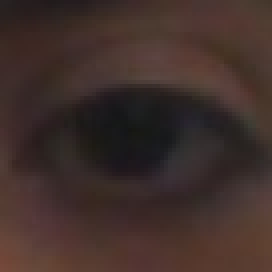
#> input picture Codes/2.jpg, 68 x 68 px, given in place of image.jpg, which was not available (shown 4 times larger)
$ python ObjectDetection_STFT.py
#> lines starting #> are read from the running program, lines starting #| are printed output that depends on the picture; pictures that were not available may be replaced by others from this repository, and a replacement may not be noted
import cv2
from scipy import fft
import numpy as np
from matplotlib import pyplot as plt
from math import sqrt,ceil
from pywt import dwt2

def nms(dets):
    thresh=0.5
    if len(dets) == 0:
        return []

    # Bounding boxes
    boxes = np.array(dets)

    # coordinates of bounding boxes
    start_x = boxes[:, 0]
    start_y = boxes[:, 1]
    end_x = boxes[:, 2]
    end_y = boxes[:, 3]
    confidence_score = boxes[:, 4]
    # Confidence scores of bounding boxes
    score = np.array(confidence_score)

    # Picked bounding boxes
    picked_boxes = []
    picked_score = []

    # Compute areas of bounding boxes
    areas = (end_x - start_x + 1) * (end_y - start_y + 1)

    # Sort by confidence score of bounding boxes
    order = np.argsort(score)[::-1]

    # Iterate bounding boxes
    while order.size > 0:
        # The index of largest confidence score
        index = order[-1]

        # Pick the bounding box with largest confidence score
        picked_boxes.append(dets[index])
        picked_score.append(confidence_score[index])

        # Compute ordinates of intersection-over-union(IOU)
        x1 = np.maximum(start_x[index], start_x[order[:-1]])
        x2 = np.minimum(end_x[index], end_x[order[:-1]])
        y1 = np.maximum(start_y[index], start_y[order[:-1]])
        y2 = np.minimum(end_y[index], end_y[order[:-1]])

        # Compute areas of intersection-over-union
        w = np.maximum(0.0, x2 - x1 + 1)
        h = np.maximum(0.0, y2 - y1 + 1)
        intersection = w * h

        # Compute the ratio between intersection and union
        ratio = intersection / (areas[index] + areas[order[:-1]] - intersection)

        left = np.where(ratio < thresh)
        order = order[left]


    return picked_boxes

def plot_portraits(image,sorted_list):
    n=ceil(sqrt(len(sorted_list)))
    n_row=n
    n_col=n
    counter=1
    plt.figure(figsize=(2.2 * n_col, 2 * n_row))
    plt.subplots_adjust(bottom=0, left=.01, right=.99, top=.90, hspace=.20)
    for i in sorted_list:
        plt.subplot(n_row, n_col, counter)
        plt.imshow(image[i[0]:i[2],i[1]:i[3]], cmap=plt.cm.gray)
        plt.title(i[4])
        plt.xticks(())
        plt.yticks(())
        counter+=1
    plt.show()


def detector(eye,normalize):
    img=cv2.imread("G:/Classical Object Detection/1.jpg",0)
    height,weight=img.shape
    dist_list=[]
    boxes=[]
    sorted_list=[]
    for k in range(-15,15,3):
        rescaled_height=int(height + (height * k/100))
        rescaled_weight=int(weight + (weight * k/100))
        resized=cv2.resize(img,(rescaled_weight,rescaled_height))
        i=1
        j=1
        while(i+64<resized.shape[0]):
            while(j+64<resized.shape[1]):
                img_croped = resized[i:i+64,j:j+64]
                img_fft=feature_extractor(img_croped,normalize)
                dist = np.linalg.norm(img_fft- eye) #euclidean distance
                '''if(i==313 and j==753):
                    sorted_list.append([i,j,i+64,j+64,dist])
                    j+=8
                    continue'''
                norm_i=int((i/resized.shape[0])*height)
                norm_j=int((j/resized.shape[1])*weight)
                dist_list.append([norm_i,norm_j,norm_i+64,norm_j+64,dist])
                j+=8
            j=1
            i+=8
        sorted_list=sorted(dist_list, key=lambda distance: distance[4])[:10]
        #plot_portraits(img,sorted_list)

        boxes+=sorted_list
        dist_list=[]
    final_boxes=nms(boxes)
    plot_portraits(img,final_boxes)


def feature_extractor(img,normalize):

    if feature_selector==1:
        img_fft=fft.fft2(img)
        img_abs=abs(img_fft)
        img_abs[0][0]=0
        if normalize:
            img_abs=(((img_abs-img_abs.min())/(img_abs.max()-img_abs.min()))*255.0)

    if feature_selector==2:
        img_DCT=fft.dct(fft.dct(img.T, norm='ortho').T, norm='ortho')
        #img_abs=abs(img_DCT)
        img_abs=img_DCT
        img_abs[0][0]=0
        if normalize:
            mx=max(abs(img_abs.min()),abs(img_abs.max()))
            img_abs=img_abs/mx
            #img_abs=(((img_abs-img_abs.min())/(img_abs.max()-img_abs.min()))*255.0)

    if feature_selector==3:
        cA, (cH, cV, cD) = dwt2(img, 'haar')
        img_abs= cA
        mx=max(abs(img_abs.min()),abs(img_abs.max()))
        img_abs=img_abs/mx
    return img_abs[:32,:32]


def rotation(degree,normalize):
    eye=cv2.imread("G:/Classical Object Detection/1.2.jpg",0)
    h,w = eye.shape
    (cX, cY) = (int(w // 2), int(h //2))
    #degreeP= npr.randint(9,15)
    MP = cv2.getRotationMatrix2D((cX, cY), degree, 1.0)
    rotated= cv2.warpAffine(eye, MP, (w, h))
    plt.figure(1)
    plt.imshow(rotated,cmap=plt.cm.gray)
    h,w = rotated.shape
    croped_eye=rotated[int(h // 2)-32:int(h // 2)+32,int(w // 2)-32:int(w // 2)+32]
    plt.figure(2)
    plt.imshow(croped_eye,cmap=plt.cm.gray)
    plt.show()
    eye_fft=feature_extractor(croped_eye,normalize)
    detector(eye_fft,normalize)

def croped_image(normalize):
#> called with normalize = True
    eye=cv2.imread("G:/Classical Object Detection/image.jpg",0)
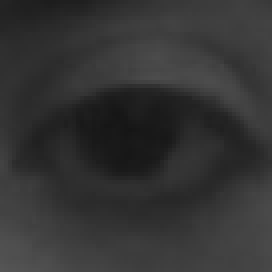
#> eye: shape (68, 68) (shown 4 times larger); min 21, max 85, mean 51.5
    eye=cv2.resize(eye,(64,64))
#> eye: shape (64, 64)
    eye_fft=feature_extractor(eye,normalize)
#> in feature_extractor, `cA, (cH, cV, cD) = dwt2(img, 'haar')`:
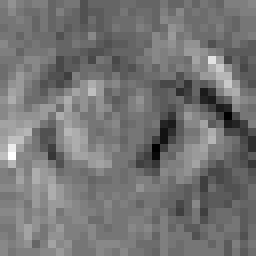
#> cV: shape (32, 32) float64 (shown 8 times larger); min -6.5, max 7.5, mean -0.0923; drawn with min black and max white
#> in feature_extractor, `cA, (cH, cV, cD) = dwt2(img, 'haar')`:
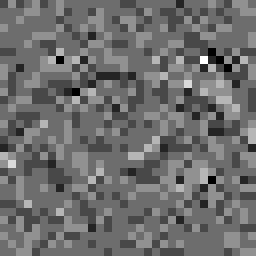
#> cD: shape (32, 32) float64 (shown 8 times larger); min -1.5, max 2, mean 0.000488; drawn with min black and max white
#> in feature_extractor, `mx=max(abs(img_abs.min()),abs(img_abs.max()))`: mx = 168
#> in feature_extractor, `img_abs=img_abs/mx`:
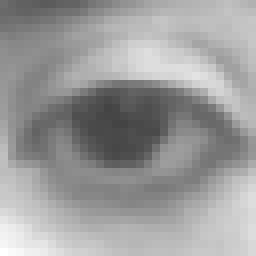
#> img_abs: shape (32, 32) float64 (shown 8 times larger); min 0.268, max 1, mean 0.612
    detector(eye_fft,normalize)
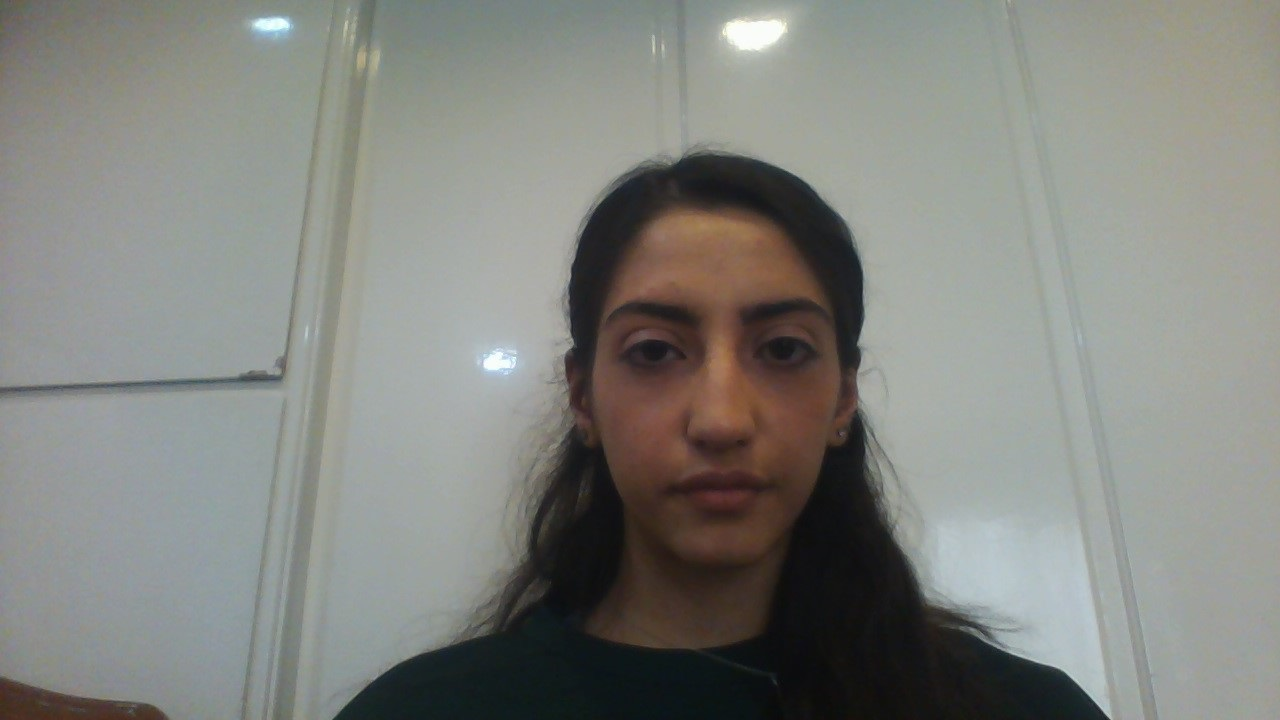
#> input picture Codes/1.jpg, 1280 x 720 px, found by its file name
#> in detector, `img=cv2.imread("G:/Classical Object Detection/1.jpg",0)`:
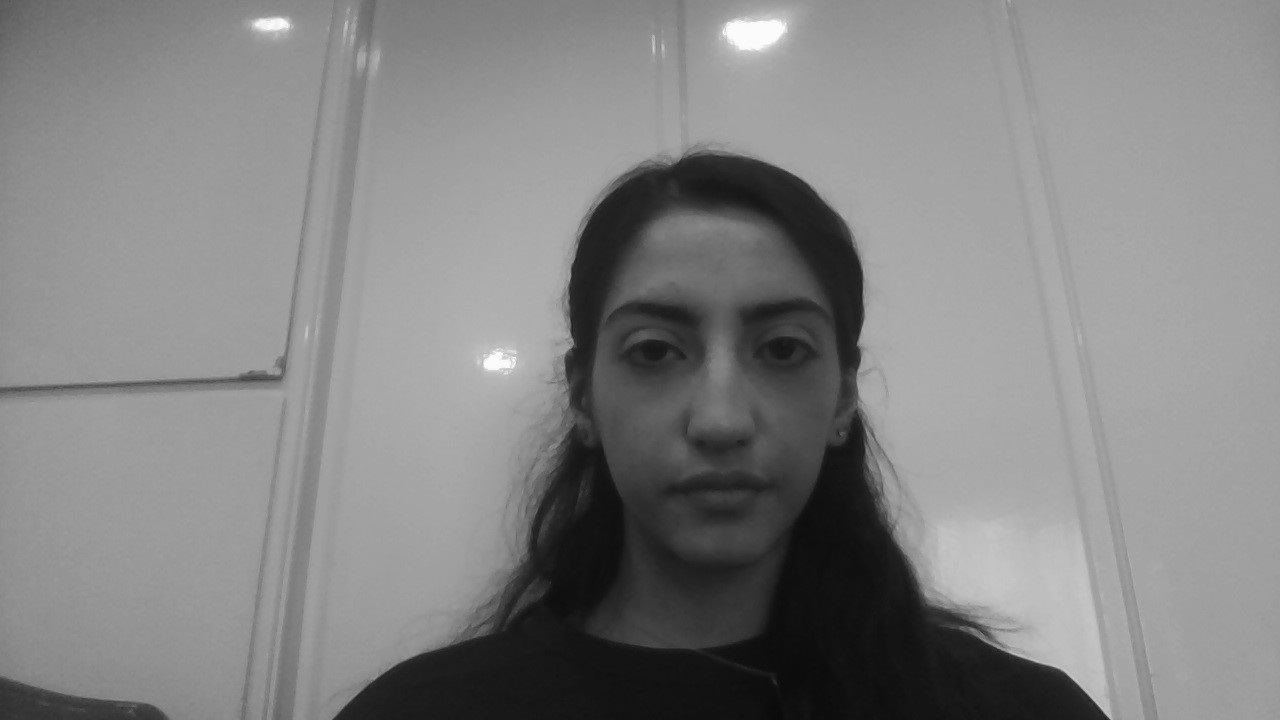
#> img: shape (720, 1280); min 8, max 255, mean 130.8
#> after the loop in detector, `for k in range(-15,15,3):`: boxes = 100 items, first 6: [311, 744, 375, 808, 2.63], [311, 754, 375, 818, 3.41], [528, 641, 592, 705, 4.3], [321, 754, 385, 818, 4.37], [537, 650, 601, 714, 4.38], [311, 735, 375, 799, 4.43]
#> in nms, `boxes = np.array(dets)`: boxes = 100 rows, first 6: [311, 744, 375, 808, 2.63], [311, 754, 375, 818, 3.41], [528, 641, 592, 705, 4.3], [321, 754, 385, 818, 4.37], [537, 650, 601, 714, 4.38], [311, 735, 375, 799, 4.43]
#> in nms, `start_x = boxes[:, 0]`: start_x = 100 values, max 644 at index 49, min 308 at index 21, mean 421.4
#> in nms, `start_y = boxes[:, 1]`: start_y = 100 values, max 829 at index 95, min 613 at index 36, mean 692.9
#> in nms, `end_x = boxes[:, 2]`: end_x = 100 values, max 708 at index 49, min 372 at index 21, mean 485.4
#> in nms, `end_y = boxes[:, 3]`: end_y = 100 values, max 893 at index 95, min 677 at index 36, mean 756.9
#> in nms, `confidence_score = boxes[:, 4]`: confidence_score = 100 values, max 4.73 at index 39, min 0.955 at index 30, mean 4.18
#> in nms, `score = np.array(confidence_score)`: score has the same summary as confidence_score
#> in nms, `areas = (end_x - start_x + 1) * (end_y - start_y + 1)`: areas = 100 values from 4225 to 4225
#> in nms, `order = np.argsort(score)[::-1]`: order = 100 values, max 99 at index 2, min 0 at index 94, mean 49.5
#> the loop in nms, `while order.size > 0:` made 6 passes
#> index on passes 1 to 3: 30, 24, 2
#> (index, left, order) on pass 4: (16, ([9, 11],), [49, 95])
#> after the loop in nms, `while order.size > 0:`: order = empty array; picked_boxes = [[316, 750, 380, 814, 0.955], [317, 616, 381, 680, 4.2], [528, 641, 592, 705, 4.3], [538, 655, 602, 719, 4.42], [536, 829, 600, 893, 4.56], [644, 776, 708, 840, 4.59]]; picked_score = [0.955, 4.2, 4.3, 4.42, 4.56, 4.59]
#> in detector, `final_boxes=nms(boxes)`: final_boxes has the same summary as picked_boxes in nms
#> in plot_portraits, `n=ceil(sqrt(len(sorted_list)))`: n = 3
#> the loop in plot_portraits, `for i in sorted_list:` made 6 passes
#> after the loop in plot_portraits, `for i in sorted_list:`: counter = 7
#> in plot_portraits, `plt.show()`:
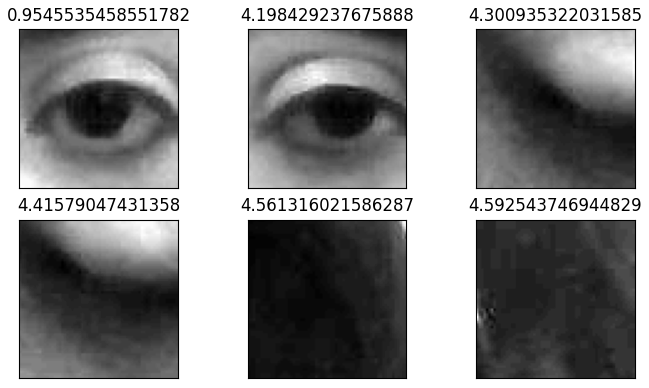
#> figure drawn by matplotlib, 6 panels


'''for i in similar:
    plt.figure()
    print(i)
    plt.imshow(img[i[0]:i[0]+64,i[1]:i[1]+64], cmap=plt.cm.gray)
    plt.show()'''

if __name__ == "__main__":
    feature_selector=3 #1=FFT , 2=DCT, 3=Wavelet
    croped_image(normalize=True)
    #rotation(degree=10,normalize=True)
